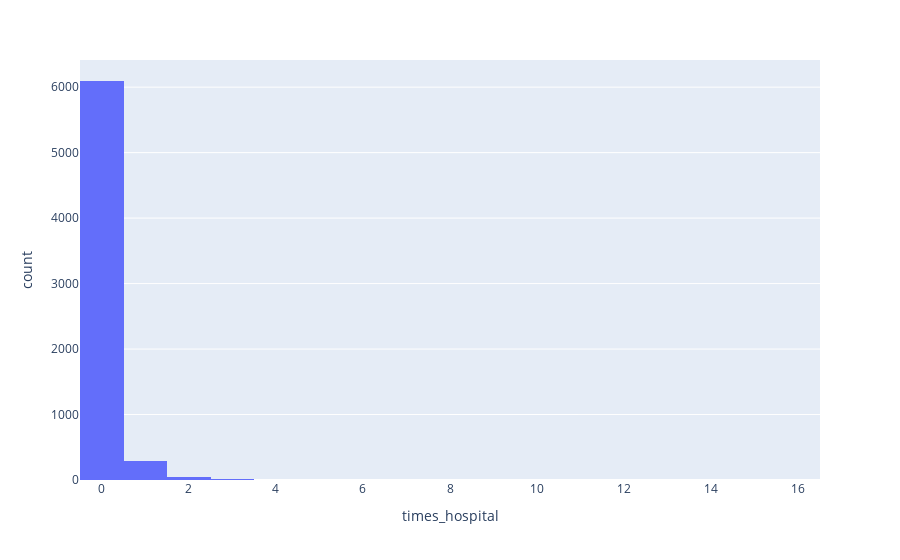

Write notebook code for a chart like this one.
### Code cell
import plotly.express as px
df = px.data.tips()
fig = px.histogram(data, x="times_hospital")
fig.show()

### Figure 1 — Plotly figure (JSON) as saved in the notebook; plotly's stock layout.template omitted (floating-point values rounded to 4 significant figures; data arrays with more than 128 entries replaced by an {"elided": "..."} marker saying what was removed)
{"data": [{"alignmentgroup": "True", "bingroup": "x", "hovertemplate": "times_hospital=%{x}<br>count=%{y}<extra></extra>", "legendgroup": "", "marker": {"color": "#636efa"}, "name": "", "offsetgroup": "", "orientation": "v", "showlegend": false, "type": "histogram", "x": {"elided": "7443 int values"}, "xaxis": "x", "yaxis": "y"}], "layout": {"barmode": "relative", "legend": {"tracegroupgap": 0}, "margin": {"t": 60}, "xaxis": {"anchor": "y", "domain": [0, 1], "title": {"text": "times_hospital"}}, "yaxis": {"anchor": "x", "domain": [0, 1], "title": {"text": "count"}}}}
